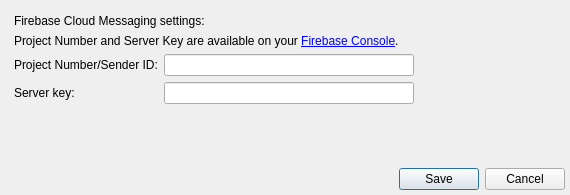
<?xml version="1.0" encoding="UTF-8"?>
<ui version="4.0">
 <class>FCMSettingsDlg</class>
 <widget class="QDialog" name="FCMSettingsDlg">
  <property name="geometry">
   <rect>
    <x>0</x>
    <y>0</y>
    <width>570</width>
    <height>195</height>
   </rect>
  </property>
  <property name="windowTitle">
   <string>Firebase Cloud Messaging configuration</string>
  </property>
  <layout class="QVBoxLayout" name="verticalLayout">
   <property name="spacing">
    <number>0</number>
   </property>
   <property name="leftMargin">
    <number>5</number>
   </property>
   <property name="topMargin">
    <number>5</number>
   </property>
   <property name="rightMargin">
    <number>5</number>
   </property>
   <property name="bottomMargin">
    <number>5</number>
   </property>
   <item>
    <widget class="QWidget" name="widget" native="true">
     <layout class="QVBoxLayout" name="verticalLayout_2">
      <item>
       <widget class="QLabel" name="label">
        <property name="text">
         <string>Firebase Cloud Messaging settings:</string>
        </property>
       </widget>
      </item>
      <item>
       <widget class="QLabel" name="label_4">
        <property name="text">
         <string>&lt;html&gt;&lt;head/&gt;&lt;body&gt;&lt;p&gt;Project Number and Server Key are available on your &lt;a href=&quot;https://console.firebase.google.com&quot;&gt;&lt;span style=&quot; text-decoration: underline; color:#0000ff;&quot;&gt;Firebase Console&lt;/span&gt;&lt;/a&gt;.&lt;/p&gt;&lt;/body&gt;&lt;/html&gt;</string>
        </property>
        <property name="openExternalLinks">
         <bool>true</bool>
        </property>
       </widget>
      </item>
      <item>
       <layout class="QFormLayout" name="formLayout">
        <property name="fieldGrowthPolicy">
         <enum>QFormLayout::FieldsStayAtSizeHint</enum>
        </property>
        <item row="0" column="0">
         <widget class="QLabel" name="label_2">
          <property name="text">
           <string>Project Number/Sender ID:</string>
          </property>
         </widget>
        </item>
        <item row="0" column="1">
         <widget class="QLineEdit" name="projectNumber">
          <property name="minimumSize">
           <size>
            <width>250</width>
            <height>0</height>
           </size>
          </property>
         </widget>
        </item>
        <item row="1" column="0">
         <widget class="QLabel" name="label_3">
          <property name="text">
           <string>Server key:</string>
          </property>
         </widget>
        </item>
        <item row="1" column="1">
         <widget class="QLineEdit" name="apiKey">
          <property name="minimumSize">
           <size>
            <width>250</width>
            <height>0</height>
           </size>
          </property>
         </widget>
        </item>
       </layout>
      </item>
     </layout>
    </widget>
   </item>
   <item>
    <spacer name="verticalSpacer">
     <property name="orientation">
      <enum>Qt::Vertical</enum>
     </property>
     <property name="sizeHint" stdset="0">
      <size>
       <width>20</width>
       <height>40</height>
      </size>
     </property>
    </spacer>
   </item>
   <item>
    <layout class="QHBoxLayout" name="horizontalLayout" stretch="1,0,0">
     <property name="spacing">
      <number>7</number>
     </property>
     <item>
      <spacer name="horizontalSpacer">
       <property name="orientation">
        <enum>Qt::Horizontal</enum>
       </property>
       <property name="sizeHint" stdset="0">
        <size>
         <width>5</width>
         <height>20</height>
        </size>
       </property>
      </spacer>
     </item>
     <item>
      <widget class="CircularProgressIndicator" name="circularWidget" native="true">
       <property name="minimumSize">
        <size>
         <width>16</width>
         <height>16</height>
        </size>
       </property>
      </widget>
     </item>
     <item>
      <widget class="QDialogButtonBox" name="buttonBox">
       <property name="orientation">
        <enum>Qt::Horizontal</enum>
       </property>
       <property name="standardButtons">
        <set>QDialogButtonBox::Cancel|QDialogButtonBox::Save</set>
       </property>
      </widget>
     </item>
    </layout>
   </item>
  </layout>
 </widget>
 <customwidgets>
  <customwidget>
   <class>CircularProgressIndicator</class>
   <extends>QWidget</extends>
   <header>FileWaveGuiLib/circularprogressindicator.h</header>
   <container>1</container>
  </customwidget>
 </customwidgets>
 <resources/>
 <connections>
  <connection>
   <sender>buttonBox</sender>
   <signal>accepted()</signal>
   <receiver>FCMSettingsDlg</receiver>
   <slot>accept()</slot>
   <hints>
    <hint type="sourcelabel">
     <x>248</x>
     <y>254</y>
    </hint>
    <hint type="destinationlabel">
     <x>157</x>
     <y>274</y>
    </hint>
   </hints>
  </connection>
  <connection>
   <sender>buttonBox</sender>
   <signal>rejected()</signal>
   <receiver>FCMSettingsDlg</receiver>
   <slot>reject()</slot>
   <hints>
    <hint type="sourcelabel">
     <x>316</x>
     <y>260</y>
    </hint>
    <hint type="destinationlabel">
     <x>286</x>
     <y>274</y>
    </hint>
   </hints>
  </connection>
 </connections>
</ui>
